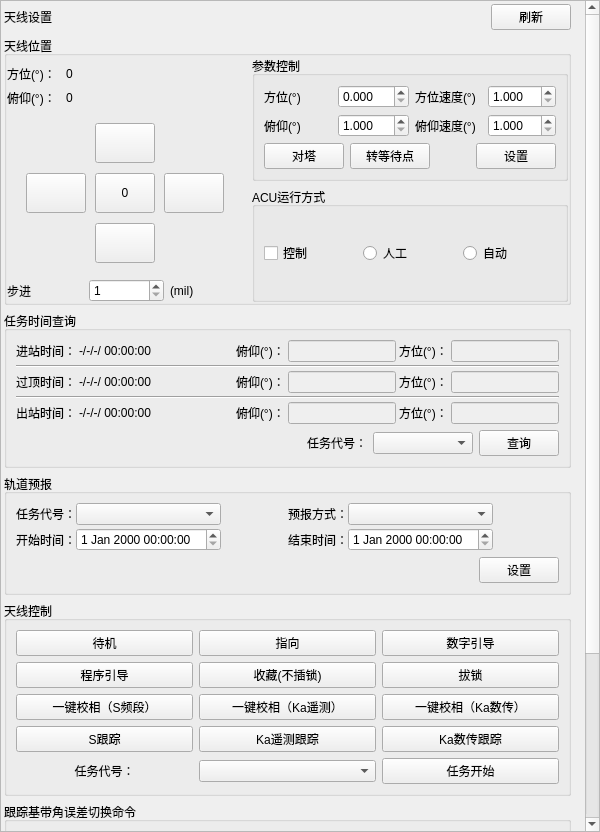
<?xml version="1.0" encoding="UTF-8"?>
<ui version="4.0">
 <class>AntennaControlWidget4426</class>
 <widget class="QWidget" name="AntennaControlWidget4426">
  <property name="geometry">
   <rect>
    <x>0</x>
    <y>0</y>
    <width>600</width>
    <height>832</height>
   </rect>
  </property>
  <property name="minimumSize">
   <size>
    <width>0</width>
    <height>832</height>
   </size>
  </property>
  <property name="maximumSize">
   <size>
    <width>720</width>
    <height>1042</height>
   </size>
  </property>
  <property name="windowTitle">
   <string>Form</string>
  </property>
  <layout class="QVBoxLayout" name="verticalLayout_3">
   <property name="leftMargin">
    <number>0</number>
   </property>
   <property name="topMargin">
    <number>0</number>
   </property>
   <property name="rightMargin">
    <number>0</number>
   </property>
   <property name="bottomMargin">
    <number>0</number>
   </property>
   <item>
    <widget class="QScrollArea" name="scrollArea">
     <property name="minimumSize">
      <size>
       <width>0</width>
       <height>0</height>
      </size>
     </property>
     <property name="horizontalScrollBarPolicy">
      <enum>Qt::ScrollBarAlwaysOff</enum>
     </property>
     <property name="widgetResizable">
      <bool>true</bool>
     </property>
     <widget class="QWidget" name="scrollAreaWidgetContents">
      <property name="geometry">
       <rect>
        <x>0</x>
        <y>-214</y>
        <width>600</width>
        <height>1042</height>
       </rect>
      </property>
      <property name="minimumSize">
       <size>
        <width>600</width>
        <height>1042</height>
       </size>
      </property>
      <property name="maximumSize">
       <size>
        <width>16777215</width>
        <height>16777215</height>
       </size>
      </property>
      <layout class="QVBoxLayout" name="verticalLayout_6">
       <property name="spacing">
        <number>6</number>
       </property>
       <property name="leftMargin">
        <number>3</number>
       </property>
       <property name="topMargin">
        <number>3</number>
       </property>
       <property name="rightMargin">
        <number>30</number>
       </property>
       <property name="bottomMargin">
        <number>6</number>
       </property>
       <item>
        <layout class="QHBoxLayout" name="horizontalLayout_7">
         <item>
          <widget class="QLabel" name="label_title">
           <property name="text">
            <string>天线设置</string>
           </property>
          </widget>
         </item>
         <item>
          <widget class="QLabel" name="statusLabel">
           <property name="text">
            <string/>
           </property>
          </widget>
         </item>
         <item>
          <spacer name="horizontalSpacer_3">
           <property name="orientation">
            <enum>Qt::Horizontal</enum>
           </property>
           <property name="sizeHint" stdset="0">
            <size>
             <width>40</width>
             <height>20</height>
            </size>
           </property>
          </spacer>
         </item>
         <item>
          <widget class="QPushButton" name="soltButton">
           <property name="text">
            <string>刷新</string>
           </property>
          </widget>
         </item>
        </layout>
       </item>
       <item>
        <widget class="QGroupBox" name="groupBox">
         <property name="maximumSize">
          <size>
           <width>16777215</width>
           <height>400</height>
          </size>
         </property>
         <property name="title">
          <string>天线位置</string>
         </property>
         <layout class="QHBoxLayout" name="horizontalLayout_4">
          <property name="leftMargin">
           <number>0</number>
          </property>
          <property name="topMargin">
           <number>0</number>
          </property>
          <property name="rightMargin">
           <number>0</number>
          </property>
          <property name="bottomMargin">
           <number>0</number>
          </property>
          <item>
           <layout class="QHBoxLayout" name="horizontalLayout_2">
            <item>
             <layout class="QVBoxLayout" name="verticalLayout_2">
              <item>
               <layout class="QGridLayout" name="gridLayout_2" columnstretch="0,1">
                <property name="leftMargin">
                 <number>0</number>
                </property>
                <property name="topMargin">
                 <number>9</number>
                </property>
                <property name="horizontalSpacing">
                 <number>10</number>
                </property>
                <item row="0" column="1">
                 <widget class="QLabel" name="acuAzimuthLab">
                  <property name="font">
                   <font>
                    <pointsize>9</pointsize>
                   </font>
                  </property>
                  <property name="text">
                   <string>0</string>
                  </property>
                  <property name="alignment">
                   <set>Qt::AlignLeading|Qt::AlignLeft|Qt::AlignVCenter</set>
                  </property>
                 </widget>
                </item>
                <item row="1" column="0">
                 <widget class="QLabel" name="label_2">
                  <property name="font">
                   <font>
                    <pointsize>9</pointsize>
                   </font>
                  </property>
                  <property name="text">
                   <string>俯仰(°)：</string>
                  </property>
                 </widget>
                </item>
                <item row="0" column="0">
                 <widget class="QLabel" name="label">
                  <property name="font">
                   <font>
                    <pointsize>9</pointsize>
                   </font>
                  </property>
                  <property name="text">
                   <string>方位(°)：</string>
                  </property>
                 </widget>
                </item>
                <item row="1" column="1">
                 <widget class="QLabel" name="acuPitchLab">
                  <property name="font">
                   <font>
                    <pointsize>9</pointsize>
                   </font>
                  </property>
                  <property name="text">
                   <string>0</string>
                  </property>
                  <property name="alignment">
                   <set>Qt::AlignLeading|Qt::AlignLeft|Qt::AlignVCenter</set>
                  </property>
                 </widget>
                </item>
               </layout>
              </item>
              <item>
               <widget class="QWidget" name="widget" native="true">
                <layout class="QGridLayout" name="gridLayout" rowstretch="1,1,1" columnstretch="1,1,1" rowminimumheight="50,50,50" columnminimumwidth="50,50,50">
                 <property name="leftMargin">
                  <number>10</number>
                 </property>
                 <property name="topMargin">
                  <number>5</number>
                 </property>
                 <property name="rightMargin">
                  <number>10</number>
                 </property>
                 <property name="bottomMargin">
                  <number>5</number>
                 </property>
                 <property name="spacing">
                  <number>0</number>
                 </property>
                 <item row="0" column="1">
                  <widget class="QPushButton" name="arrowTopBtn">
                   <property name="sizePolicy">
                    <sizepolicy hsizetype="Expanding" vsizetype="Expanding">
                     <horstretch>0</horstretch>
                     <verstretch>0</verstretch>
                    </sizepolicy>
                   </property>
                   <property name="maximumSize">
                    <size>
                     <width>60</width>
                     <height>40</height>
                    </size>
                   </property>
                   <property name="text">
                    <string/>
                   </property>
                  </widget>
                 </item>
                 <item row="1" column="0">
                  <widget class="QPushButton" name="arrowLeftBtn">
                   <property name="sizePolicy">
                    <sizepolicy hsizetype="Expanding" vsizetype="Expanding">
                     <horstretch>0</horstretch>
                     <verstretch>0</verstretch>
                    </sizepolicy>
                   </property>
                   <property name="maximumSize">
                    <size>
                     <width>60</width>
                     <height>40</height>
                    </size>
                   </property>
                   <property name="text">
                    <string/>
                   </property>
                  </widget>
                 </item>
                 <item row="1" column="2">
                  <widget class="QPushButton" name="arrowRightBtn">
                   <property name="enabled">
                    <bool>true</bool>
                   </property>
                   <property name="sizePolicy">
                    <sizepolicy hsizetype="Expanding" vsizetype="Expanding">
                     <horstretch>162</horstretch>
                     <verstretch>97</verstretch>
                    </sizepolicy>
                   </property>
                   <property name="maximumSize">
                    <size>
                     <width>60</width>
                     <height>40</height>
                    </size>
                   </property>
                   <property name="text">
                    <string/>
                   </property>
                  </widget>
                 </item>
                 <item row="2" column="1">
                  <widget class="QPushButton" name="arrowBottomBtn">
                   <property name="sizePolicy">
                    <sizepolicy hsizetype="Expanding" vsizetype="Expanding">
                     <horstretch>0</horstretch>
                     <verstretch>0</verstretch>
                    </sizepolicy>
                   </property>
                   <property name="maximumSize">
                    <size>
                     <width>60</width>
                     <height>40</height>
                    </size>
                   </property>
                   <property name="text">
                    <string/>
                   </property>
                  </widget>
                 </item>
                 <item row="1" column="1">
                  <widget class="QPushButton" name="zero">
                   <property name="sizePolicy">
                    <sizepolicy hsizetype="Expanding" vsizetype="Expanding">
                     <horstretch>0</horstretch>
                     <verstretch>0</verstretch>
                    </sizepolicy>
                   </property>
                   <property name="maximumSize">
                    <size>
                     <width>60</width>
                     <height>40</height>
                    </size>
                   </property>
                   <property name="text">
                    <string>0</string>
                   </property>
                  </widget>
                 </item>
                </layout>
               </widget>
              </item>
              <item>
               <layout class="QHBoxLayout" name="horizontalLayout">
                <item>
                 <widget class="QLabel" name="label_7">
                  <property name="text">
                   <string>步进</string>
                  </property>
                 </widget>
                </item>
                <item>
                 <widget class="QDoubleSpinBox" name="stepSpinBox">
                  <property name="decimals">
                   <number>0</number>
                  </property>
                  <property name="minimum">
                   <double>1.000000000000000</double>
                  </property>
                  <property name="maximum">
                   <double>100.000000000000000</double>
                  </property>
                  <property name="singleStep">
                   <double>1.000000000000000</double>
                  </property>
                  <property name="value">
                   <double>1.000000000000000</double>
                  </property>
                 </widget>
                </item>
                <item>
                 <widget class="QLabel" name="label_8">
                  <property name="text">
                   <string>(mil)</string>
                  </property>
                 </widget>
                </item>
               </layout>
              </item>
             </layout>
            </item>
            <item>
             <layout class="QVBoxLayout" name="verticalLayout">
              <item>
               <widget class="QGroupBox" name="groupBox_2">
                <property name="minimumSize">
                 <size>
                  <width>0</width>
                  <height>0</height>
                 </size>
                </property>
                <property name="maximumSize">
                 <size>
                  <width>16777215</width>
                  <height>200</height>
                 </size>
                </property>
                <property name="title">
                 <string>参数控制</string>
                </property>
                <layout class="QGridLayout" name="gridLayout_3">
                 <item row="0" column="0">
                  <widget class="QLabel" name="label_3">
                   <property name="text">
                    <string>方位(°)</string>
                   </property>
                  </widget>
                 </item>
                 <item row="0" column="1">
                  <widget class="QDoubleSpinBox" name="acuAzimuthEdit">
                   <property name="decimals">
                    <number>3</number>
                   </property>
                   <property name="maximum">
                    <double>359.000000000000000</double>
                   </property>
                  </widget>
                 </item>
                 <item row="0" column="2">
                  <widget class="QLabel" name="label_5">
                   <property name="text">
                    <string>方位速度(°)</string>
                   </property>
                  </widget>
                 </item>
                 <item row="0" column="3">
                  <widget class="QDoubleSpinBox" name="acuAzimuthSpeedEdit">
                   <property name="decimals">
                    <number>3</number>
                   </property>
                   <property name="minimum">
                    <double>1.000000000000000</double>
                   </property>
                   <property name="maximum">
                    <double>3.000000000000000</double>
                   </property>
                  </widget>
                 </item>
                 <item row="1" column="0">
                  <widget class="QLabel" name="label_4">
                   <property name="text">
                    <string>俯仰(°)</string>
                   </property>
                  </widget>
                 </item>
                 <item row="1" column="1">
                  <widget class="QDoubleSpinBox" name="acuPitchEdit">
                   <property name="decimals">
                    <number>3</number>
                   </property>
                   <property name="minimum">
                    <double>1.000000000000000</double>
                   </property>
                   <property name="maximum">
                    <double>99.000000000000000</double>
                   </property>
                  </widget>
                 </item>
                 <item row="1" column="2">
                  <widget class="QLabel" name="label_6">
                   <property name="text">
                    <string>俯仰速度(°)</string>
                   </property>
                  </widget>
                 </item>
                 <item row="1" column="3">
                  <widget class="QDoubleSpinBox" name="acuPitchSpeedEdit">
                   <property name="decimals">
                    <number>3</number>
                   </property>
                   <property name="minimum">
                    <double>1.000000000000000</double>
                   </property>
                   <property name="maximum">
                    <double>3.000000000000000</double>
                   </property>
                  </widget>
                 </item>
                 <item row="2" column="0" colspan="4">
                  <layout class="QHBoxLayout" name="horizontalLayout_3">
                   <item>
                    <widget class="QPushButton" name="tower">
                     <property name="text">
                      <string>对塔</string>
                     </property>
                    </widget>
                   </item>
                   <item>
                    <widget class="QPushButton" name="waitPoint">
                     <property name="text">
                      <string>转等待点</string>
                     </property>
                    </widget>
                   </item>
                   <item>
                    <spacer name="horizontalSpacer">
                     <property name="orientation">
                      <enum>Qt::Horizontal</enum>
                     </property>
                     <property name="sizeHint" stdset="0">
                      <size>
                       <width>40</width>
                       <height>20</height>
                      </size>
                     </property>
                    </spacer>
                   </item>
                   <item>
                    <widget class="QPushButton" name="setupBtn">
                     <property name="text">
                      <string>设置</string>
                     </property>
                    </widget>
                   </item>
                  </layout>
                 </item>
                </layout>
               </widget>
              </item>
              <item>
               <widget class="QGroupBox" name="groupBox_3">
                <property name="title">
                 <string>ACU运行方式</string>
                </property>
                <layout class="QHBoxLayout" name="horizontalLayout_5">
                 <item>
                  <widget class="QCheckBox" name="acuRunModeCheckBox">
                   <property name="text">
                    <string>控制</string>
                   </property>
                  </widget>
                 </item>
                 <item>
                  <widget class="QRadioButton" name="manualRadioBtn">
                   <property name="text">
                    <string>人工</string>
                   </property>
                  </widget>
                 </item>
                 <item>
                  <widget class="QRadioButton" name="autoRadiobtn">
                   <property name="text">
                    <string>自动</string>
                   </property>
                  </widget>
                 </item>
                </layout>
               </widget>
              </item>
             </layout>
            </item>
           </layout>
          </item>
         </layout>
        </widget>
       </item>
       <item>
        <widget class="QGroupBox" name="groupBox_6">
         <property name="title">
          <string>任务时间查询</string>
         </property>
         <layout class="QVBoxLayout" name="verticalLayout_5">
          <item>
           <layout class="QVBoxLayout" name="verticalLayout_4">
            <property name="spacing">
             <number>3</number>
            </property>
            <item>
             <layout class="QHBoxLayout" name="horizontalLayout_19">
              <item>
               <layout class="QHBoxLayout" name="horizontalLayout_6">
                <item>
                 <widget class="QLabel" name="label_9">
                  <property name="text">
                   <string>进站时间：</string>
                  </property>
                 </widget>
                </item>
                <item>
                 <widget class="QLabel" name="inStationTimeLab">
                  <property name="text">
                   <string>-/-/-/ 00:00:00</string>
                  </property>
                 </widget>
                </item>
               </layout>
              </item>
              <item>
               <spacer name="horizontalSpacer_5">
                <property name="orientation">
                 <enum>Qt::Horizontal</enum>
                </property>
                <property name="sizeHint" stdset="0">
                 <size>
                  <width>40</width>
                  <height>20</height>
                 </size>
                </property>
               </spacer>
              </item>
              <item>
               <widget class="QLabel" name="label_13">
                <property name="text">
                 <string>俯仰(°)：</string>
                </property>
               </widget>
              </item>
              <item>
               <widget class="QLineEdit" name="inStationPitchEdit">
                <property name="enabled">
                 <bool>false</bool>
                </property>
                <property name="minimumSize">
                 <size>
                  <width>60</width>
                  <height>0</height>
                 </size>
                </property>
                <property name="maximumSize">
                 <size>
                  <width>120</width>
                  <height>16777215</height>
                 </size>
                </property>
               </widget>
              </item>
              <item>
               <widget class="QLabel" name="label_12">
                <property name="text">
                 <string>方位(°)：</string>
                </property>
               </widget>
              </item>
              <item>
               <widget class="QLineEdit" name="inStationAzimuthEdit">
                <property name="enabled">
                 <bool>false</bool>
                </property>
                <property name="minimumSize">
                 <size>
                  <width>60</width>
                  <height>0</height>
                 </size>
                </property>
                <property name="maximumSize">
                 <size>
                  <width>120</width>
                  <height>16777215</height>
                 </size>
                </property>
               </widget>
              </item>
             </layout>
            </item>
            <item>
             <widget class="Line" name="line">
              <property name="orientation">
               <enum>Qt::Horizontal</enum>
              </property>
             </widget>
            </item>
            <item>
             <layout class="QHBoxLayout" name="horizontalLayout_18">
              <item>
               <layout class="QHBoxLayout" name="horizontalLayout_10">
                <item>
                 <widget class="QLabel" name="label_10">
                  <property name="text">
                   <string>过顶时间：</string>
                  </property>
                 </widget>
                </item>
                <item>
                 <widget class="QLabel" name="overTopTimeLab">
                  <property name="text">
                   <string>-/-/-/ 00:00:00</string>
                  </property>
                 </widget>
                </item>
               </layout>
              </item>
              <item>
               <spacer name="horizontalSpacer_7">
                <property name="orientation">
                 <enum>Qt::Horizontal</enum>
                </property>
                <property name="sizeHint" stdset="0">
                 <size>
                  <width>40</width>
                  <height>20</height>
                 </size>
                </property>
               </spacer>
              </item>
              <item>
               <widget class="QLabel" name="label_15">
                <property name="text">
                 <string>俯仰(°)：</string>
                </property>
               </widget>
              </item>
              <item>
               <widget class="QLineEdit" name="overTopPitchEdit">
                <property name="enabled">
                 <bool>false</bool>
                </property>
                <property name="minimumSize">
                 <size>
                  <width>60</width>
                  <height>0</height>
                 </size>
                </property>
                <property name="maximumSize">
                 <size>
                  <width>120</width>
                  <height>16777215</height>
                 </size>
                </property>
               </widget>
              </item>
              <item>
               <widget class="QLabel" name="label_14">
                <property name="text">
                 <string>方位(°)：</string>
                </property>
               </widget>
              </item>
              <item>
               <widget class="QLineEdit" name="overTopAzimuthEdit">
                <property name="enabled">
                 <bool>false</bool>
                </property>
                <property name="minimumSize">
                 <size>
                  <width>60</width>
                  <height>0</height>
                 </size>
                </property>
                <property name="maximumSize">
                 <size>
                  <width>120</width>
                  <height>16777215</height>
                 </size>
                </property>
               </widget>
              </item>
             </layout>
            </item>
            <item>
             <widget class="Line" name="line_2">
              <property name="orientation">
               <enum>Qt::Horizontal</enum>
              </property>
             </widget>
            </item>
            <item>
             <layout class="QHBoxLayout" name="horizontalLayout_20">
              <item>
               <layout class="QHBoxLayout" name="horizontalLayout_11">
                <item>
                 <widget class="QLabel" name="label_11">
                  <property name="text">
                   <string>出站时间：</string>
                  </property>
                 </widget>
                </item>
                <item>
                 <widget class="QLabel" name="outStationTimeLab">
                  <property name="text">
                   <string>-/-/-/ 00:00:00</string>
                  </property>
                 </widget>
                </item>
               </layout>
              </item>
              <item>
               <spacer name="horizontalSpacer_9">
                <property name="orientation">
                 <enum>Qt::Horizontal</enum>
                </property>
                <property name="sizeHint" stdset="0">
                 <size>
                  <width>40</width>
                  <height>20</height>
                 </size>
                </property>
               </spacer>
              </item>
              <item>
               <widget class="QLabel" name="label_17">
                <property name="text">
                 <string>俯仰(°)：</string>
                </property>
               </widget>
              </item>
              <item>
               <widget class="QLineEdit" name="outStationPitchEdit">
                <property name="enabled">
                 <bool>false</bool>
                </property>
                <property name="minimumSize">
                 <size>
                  <width>60</width>
                  <height>0</height>
                 </size>
                </property>
                <property name="maximumSize">
                 <size>
                  <width>120</width>
                  <height>16777215</height>
                 </size>
                </property>
               </widget>
              </item>
              <item>
               <widget class="QLabel" name="label_16">
                <property name="text">
                 <string>方位(°)：</string>
                </property>
               </widget>
              </item>
              <item>
               <widget class="QLineEdit" name="outStationAzimuthEdit">
                <property name="enabled">
                 <bool>false</bool>
                </property>
                <property name="minimumSize">
                 <size>
                  <width>60</width>
                  <height>0</height>
                 </size>
                </property>
                <property name="maximumSize">
                 <size>
                  <width>120</width>
                  <height>16777215</height>
                 </size>
                </property>
               </widget>
              </item>
             </layout>
            </item>
           </layout>
          </item>
          <item>
           <layout class="QHBoxLayout" name="horizontalLayout_8">
            <item>
             <widget class="QLabel" name="taskTimeQueryResult">
              <property name="text">
               <string/>
              </property>
             </widget>
            </item>
            <item>
             <spacer name="horizontalSpacer_2">
              <property name="orientation">
               <enum>Qt::Horizontal</enum>
              </property>
              <property name="sizeHint" stdset="0">
               <size>
                <width>40</width>
                <height>20</height>
               </size>
              </property>
             </spacer>
            </item>
            <item>
             <widget class="QLabel" name="label_18">
              <property name="text">
               <string>任务代号：</string>
              </property>
             </widget>
            </item>
            <item>
             <widget class="QComboBox" name="comboBox_1">
              <property name="minimumSize">
               <size>
                <width>100</width>
                <height>0</height>
               </size>
              </property>
              <property name="editable">
               <bool>false</bool>
              </property>
             </widget>
            </item>
            <item>
             <widget class="QPushButton" name="searchBtn">
              <property name="text">
               <string>查询</string>
              </property>
             </widget>
            </item>
           </layout>
          </item>
         </layout>
        </widget>
       </item>
       <item>
        <widget class="QGroupBox" name="groupBox_7">
         <property name="title">
          <string>轨道预报</string>
         </property>
         <layout class="QVBoxLayout" name="verticalLayout_7">
          <item>
           <layout class="QGridLayout" name="gridLayout_8">
            <property name="horizontalSpacing">
             <number>0</number>
            </property>
            <property name="verticalSpacing">
             <number>3</number>
            </property>
            <item row="0" column="0">
             <widget class="QLabel" name="label_19">
              <property name="sizePolicy">
               <sizepolicy hsizetype="Preferred" vsizetype="Preferred">
                <horstretch>0</horstretch>
                <verstretch>0</verstretch>
               </sizepolicy>
              </property>
              <property name="text">
               <string>任务代号：</string>
              </property>
             </widget>
            </item>
            <item row="0" column="2">
             <spacer name="horizontalSpacer_11">
              <property name="orientation">
               <enum>Qt::Horizontal</enum>
              </property>
              <property name="sizeHint" stdset="0">
               <size>
                <width>40</width>
                <height>20</height>
               </size>
              </property>
             </spacer>
            </item>
            <item row="1" column="0">
             <widget class="QLabel" name="label_20">
              <property name="text">
               <string>开始时间：</string>
              </property>
             </widget>
            </item>
            <item row="0" column="4">
             <widget class="QComboBox" name="predictionComBox"/>
            </item>
            <item row="1" column="3">
             <widget class="QLabel" name="label_22">
              <property name="text">
               <string>结束时间：</string>
              </property>
             </widget>
            </item>
            <item row="1" column="1">
             <widget class="QDateTimeEdit" name="gdybStartDateTimeEdit">
              <property name="sizePolicy">
               <sizepolicy hsizetype="Preferred" vsizetype="Fixed">
                <horstretch>0</horstretch>
                <verstretch>0</verstretch>
               </sizepolicy>
              </property>
             </widget>
            </item>
            <item row="0" column="3">
             <widget class="QLabel" name="label_21">
              <property name="text">
               <string>预报方式：</string>
              </property>
             </widget>
            </item>
            <item row="1" column="4">
             <widget class="QDateTimeEdit" name="gdybEndDateTimeEdit">
              <property name="sizePolicy">
               <sizepolicy hsizetype="Preferred" vsizetype="Fixed">
                <horstretch>0</horstretch>
                <verstretch>0</verstretch>
               </sizepolicy>
              </property>
             </widget>
            </item>
            <item row="0" column="5">
             <spacer name="horizontalSpacer_12">
              <property name="orientation">
               <enum>Qt::Horizontal</enum>
              </property>
              <property name="sizeHint" stdset="0">
               <size>
                <width>40</width>
                <height>20</height>
               </size>
              </property>
             </spacer>
            </item>
            <item row="0" column="1">
             <widget class="QComboBox" name="gdybTaskIdentCbx"/>
            </item>
           </layout>
          </item>
          <item>
           <layout class="QHBoxLayout" name="horizontalLayout_9">
            <item>
             <spacer name="horizontalSpacer_4">
              <property name="orientation">
               <enum>Qt::Horizontal</enum>
              </property>
              <property name="sizeHint" stdset="0">
               <size>
                <width>40</width>
                <height>20</height>
               </size>
              </property>
             </spacer>
            </item>
            <item>
             <widget class="QPushButton" name="gdybSetBtn">
              <property name="text">
               <string>设置</string>
              </property>
             </widget>
            </item>
           </layout>
          </item>
         </layout>
        </widget>
       </item>
       <item>
        <widget class="QGroupBox" name="groupBox_4">
         <property name="title">
          <string>天线控制</string>
         </property>
         <layout class="QGridLayout" name="gridLayout_4">
          <item row="1" column="2">
           <widget class="QPushButton" name="unlockBtn">
            <property name="text">
             <string>拔锁</string>
            </property>
           </widget>
          </item>
          <item row="2" column="0">
           <widget class="QPushButton" name="oneKeyXXSBtn">
            <property name="text">
             <string>一键校相（S频段）</string>
            </property>
           </widget>
          </item>
          <item row="3" column="1">
           <widget class="QPushButton" name="kaYCBtn">
            <property name="text">
             <string>Ka遥测跟踪</string>
            </property>
           </widget>
          </item>
          <item row="0" column="0">
           <widget class="QPushButton" name="standbyBtn">
            <property name="text">
             <string>待机</string>
            </property>
           </widget>
          </item>
          <item row="1" column="1">
           <widget class="QPushButton" name="collectionBtn">
            <property name="text">
             <string>收藏(不插锁)</string>
            </property>
           </widget>
          </item>
          <item row="0" column="1">
           <widget class="QPushButton" name="pointBtn">
            <property name="text">
             <string>指向</string>
            </property>
           </widget>
          </item>
          <item row="1" column="0">
           <widget class="QPushButton" name="programLeadBtn">
            <property name="text">
             <string>程序引导</string>
            </property>
           </widget>
          </item>
          <item row="0" column="2">
           <widget class="QPushButton" name="numberLeadBtn">
            <property name="text">
             <string>数字引导</string>
            </property>
           </widget>
          </item>
          <item row="2" column="1">
           <widget class="QPushButton" name="oneKeyXXKaYcBtn">
            <property name="text">
             <string>一键校相（Ka遥测）</string>
            </property>
           </widget>
          </item>
          <item row="3" column="0">
           <widget class="QPushButton" name="sTrackBtn">
            <property name="text">
             <string>S跟踪</string>
            </property>
           </widget>
          </item>
          <item row="3" column="2">
           <widget class="QPushButton" name="kaDataTransTrackBtn">
            <property name="text">
             <string>Ka数传跟踪</string>
            </property>
           </widget>
          </item>
          <item row="2" column="2">
           <widget class="QPushButton" name="oneKeyXXKaScBtn">
            <property name="text">
             <string>一键校相（Ka数传）</string>
            </property>
           </widget>
          </item>
          <item row="4" column="2">
           <widget class="QPushButton" name="taskStartBtn">
            <property name="text">
             <string>任务开始</string>
            </property>
           </widget>
          </item>
          <item row="4" column="1">
           <widget class="QComboBox" name="comboBox_2"/>
          </item>
          <item row="4" column="0">
           <widget class="QLabel" name="label_23">
            <property name="text">
             <string>任务代号：</string>
            </property>
            <property name="alignment">
             <set>Qt::AlignCenter</set>
            </property>
           </widget>
          </item>
         </layout>
        </widget>
       </item>
       <item>
        <widget class="QGroupBox" name="groupBox_9">
         <property name="minimumSize">
          <size>
           <width>0</width>
           <height>0</height>
          </size>
         </property>
         <property name="maximumSize">
          <size>
           <width>16777215</width>
           <height>16777215</height>
          </size>
         </property>
         <property name="title">
          <string>跟踪基带角误差切换命令</string>
         </property>
         <layout class="QGridLayout" name="gridLayout_5">
          <item row="1" column="0">
           <layout class="QHBoxLayout" name="horizontalLayout_17">
            <item>
             <spacer name="horizontalSpacer_6">
              <property name="orientation">
               <enum>Qt::Horizontal</enum>
              </property>
              <property name="sizeHint" stdset="0">
               <size>
                <width>40</width>
                <height>20</height>
               </size>
              </property>
             </spacer>
            </item>
            <item>
             <widget class="QPushButton" name="jwcSetBtn">
              <property name="text">
               <string>设置</string>
              </property>
             </widget>
            </item>
           </layout>
          </item>
          <item row="0" column="0">
           <layout class="QHBoxLayout" name="horizontalLayout_13">
            <item>
             <widget class="QLabel" name="label_24">
              <property name="text">
               <string>S测控:</string>
              </property>
             </widget>
            </item>
            <item>
             <widget class="QComboBox" name="aBaseChooseCombx"/>
            </item>
            <item>
             <widget class="QLabel" name="label_25">
              <property name="text">
               <string>Ka遥测:</string>
              </property>
             </widget>
            </item>
            <item>
             <widget class="QComboBox" name="bBaseChooseCombx"/>
            </item>
            <item>
             <widget class="QLabel" name="label_26">
              <property name="text">
               <string>Ka数传:</string>
              </property>
             </widget>
            </item>
            <item>
             <widget class="QComboBox" name="cBaseChooseCombx"/>
            </item>
           </layout>
          </item>
         </layout>
        </widget>
       </item>
       <item>
        <spacer name="verticalSpacer">
         <property name="orientation">
          <enum>Qt::Vertical</enum>
         </property>
         <property name="sizeHint" stdset="0">
          <size>
           <width>20</width>
           <height>40</height>
          </size>
         </property>
        </spacer>
       </item>
      </layout>
     </widget>
    </widget>
   </item>
  </layout>
 </widget>
 <resources/>
 <connections/>
</ui>
